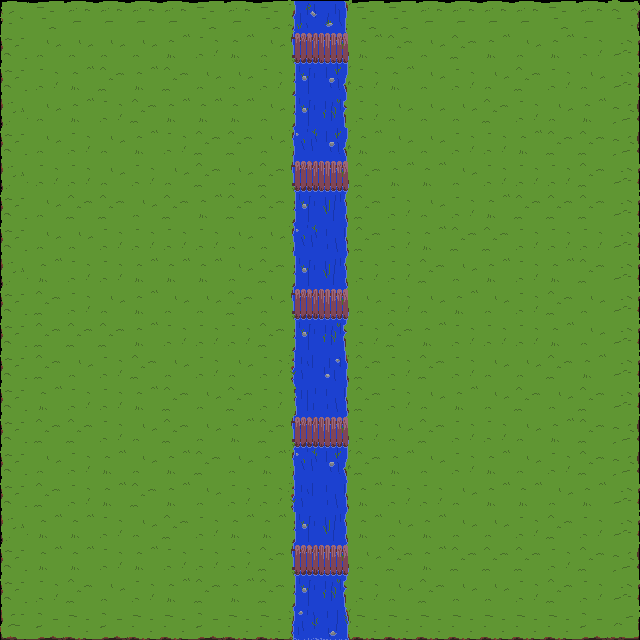

Tiled map render using the project's own tile images. Description and the whole map definition, tile-layer contents included, below:
An orthogonal 20x20 tile map with 32x32 px tiles, 1 tile layer (Calque de Tuiles 1).

<map version="1.8" tiledversion="1.8.5" orientation="orthogonal" renderorder="right-down" width="20" height="20" tilewidth="32" tileheight="32" infinite="0" nextlayerid="2" nextobjectid="1">
 <tileset firstgid="1" source="GrassRiverLands.tsx" />
 <layer id="1" name="Calque de Tuiles 1" width="20" height="20">
  <data encoding="csv">
1,3,2,2,2,2,3,2,3,6,5,3,3,2,2,2,2,3,2,4,
17,11,11,11,11,19,10,19,11,30,29,19,18,11,18,19,11,19,10,20,
17,10,19,18,19,18,11,11,10,54,21,10,19,11,10,11,18,10,11,20,
9,11,19,10,18,19,19,19,11,54,53,10,11,11,11,18,10,11,19,12,
17,11,10,11,19,10,18,18,11,22,21,19,11,11,10,10,19,18,18,12,
9,10,10,11,10,11,18,11,18,30,29,18,19,19,11,10,10,10,18,20,
17,11,18,18,11,18,19,18,18,54,45,18,10,11,10,19,18,18,18,20,
17,11,11,10,10,10,10,11,11,22,37,18,10,19,18,18,10,10,10,20,
9,19,10,10,19,19,19,11,18,54,45,10,10,18,11,19,10,19,18,20,
17,18,10,11,19,11,11,18,11,30,29,11,10,11,19,11,10,18,11,20,
17,18,18,18,19,10,10,10,18,54,53,10,18,19,10,10,10,19,11,20,
17,18,11,10,18,11,10,11,10,14,13,18,10,18,10,11,11,18,19,20,
17,19,10,10,19,18,11,18,10,38,37,18,10,11,19,11,18,11,18,20,
17,18,18,10,11,18,11,19,18,30,29,10,11,18,10,10,11,19,18,12,
17,11,10,19,11,19,18,11,19,22,21,18,19,11,10,19,11,10,18,12,
17,18,10,19,18,19,11,10,10,14,37,19,10,10,11,19,19,11,19,20,
9,19,19,10,11,18,10,19,19,54,45,19,11,19,11,11,10,18,10,20,
17,19,19,10,19,10,10,10,18,30,29,11,18,19,18,18,18,10,18,12,
17,10,18,11,10,19,18,19,18,54,53,10,11,18,11,11,10,18,10,20,
25,27,26,27,26,26,27,26,26,62,61,26,26,26,26,26,26,26,27,28
</data>
 </layer>
</map>